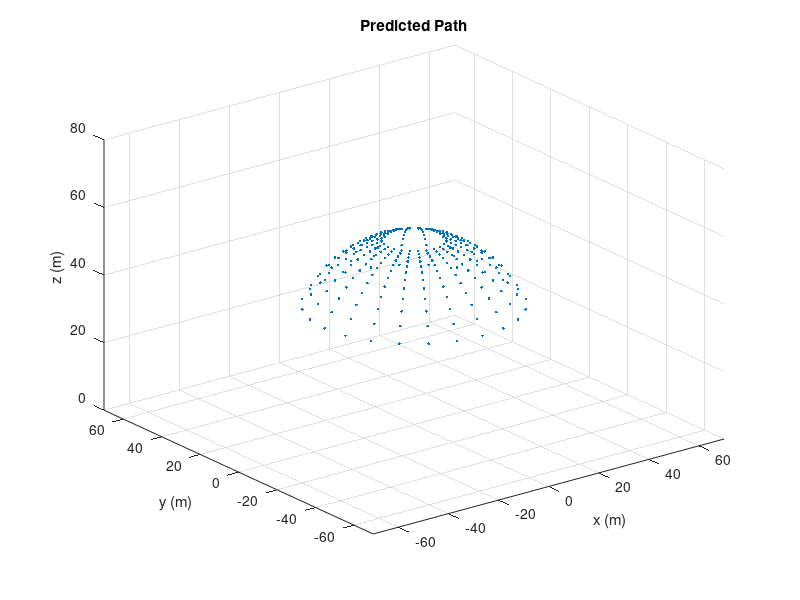

Reproduce this figure in MATLAB. (Note: this script raises an error after producing the figure.)
%Brook Leigh
%Simulation of 3D reachable area for one segment and find motor inputs and
%send them to arduino
clear

L = 56; % (mm) from spine architecture 
d = 4; % (mm) "
    disk_diameter = 15; % (mm) diameter of the disk
    PWMrange = 500-100;
res = 25;

%These values give a turn angle (theta) and a bend amount (Rc)
minR = log10(2*L/(pi));
maxR = log10(150);
Rc = [logspace(minR,maxR,res/2)];

theta = linspace(0,2*pi,res);
phi = L./Rc;

% %One Circle
% Rc = Rc(1);
% phi = phi(1);

% %initiate state and output vars
% x = zeros(3,length(theta));
% dl = zeros(4,length(theta));
% 
% x(1,:) = cos(theta)*Rc*(1-cos(L/Rc));
% x(2,:) = sin(theta)*Rc*(1-cos(L/Rc));
% x(3,:) = Rc*sin(L/Rc);
% 
% dl(1,:) = (phi*(Rc-d*cos(theta))-L);
% dl(2,:) = (phi*(Rc+d*cos(theta))-L);
% dl(3,:) = (phi*(Rc-d*sin(theta))-L);
% dl(4,:) = (phi*(Rc+d*sin(theta))-L);

%initiate state variable
x = zeros(3,length(theta)*length(Rc));
dl = zeros(4,length(theta)*length(Rc));

% for a given Rc, an arc is defined along the range of possible
% thetas which each give an (x,y,z) coordinate, and thus a ring
l = length(theta);
for i = 1:length(Rc)
    x(1,((i-1)*l+1):i*l) = cos(theta)*Rc(i)*(1-cos(L/Rc(i)));
    x(2,((i-1)*l+1):i*l) = sin(theta)*Rc(i)*(1-cos(L/Rc(i)));
    x(3,((i-1)*l+1):i*l) = Rc(i)*sin(L/Rc(i));

    dl(1,((i-1)*l+1):i*l) = (phi(i)*(Rc(i)-d*cos(theta))-L);
    dl(2,((i-1)*l+1):i*l) = (phi(i)*(Rc(i)+d*cos(theta))-L);
    dl(3,((i-1)*l+1):i*l) = (phi(i)*(Rc(i)-d*sin(theta))-L);
    dl(4,((i-1)*l+1):i*l) = (phi(i)*(Rc(i)+d*sin(theta))-L);
end


%turn length change values into input values
u = ones(4,length(dl))*300;
dtheta = dl/(disk_diameter/2);
dPWM = dtheta*PWMrange/pi;
u = u+dPWM;


%plot result
figure(1)
plot3(x(1,:),x(2,:),x(3,:),'.')
grid on
title('Predicted Path')
xlabel('x (m)')
ylabel('y (m)')
zlabel('z (m)')
axis([-70 70 -70 70 0 80])

% figure(2)
% t = 1:length(u);
% plot(theta,u(1,:),theta,u(2,:),theta,u(3,:),theta,u(4,:))
% title('Motor Values')
% legend('1','2','3','4')
% xlabel('theta')
% ylabel('PWM Value')
% grid on

% figure(3)
% t = 1:length(u);
% plot(theta,dl(1,:),theta,dl(2,:),theta,dl(3,:),theta,dl(4,:),theta,(phi*(Rc-d*cos(theta))-L))
% legend('1','2','3','4','(phi*(Rc-d*cos(theta))-L)')
% xlabel('theta')
% ylabel('dl')
% grid on

runtime_minutes = length(u)*2.5/60
%% 

%Establish serial connection
device = serialport("/dev/tty.usbmodem11301",115200)
flush(device);

%Enter motor values
motorvalue = [300 300 300 300];

%Write to device and read response
write(device,motorvalue,"uint16")
count = size(motorvalue);
response = read(device,count(2),"uint16")

%now do same for all u sets
for k = 1:length(u)
    motorvalue = u(:,k)
    k
    write(device,motorvalue,"uint16")
    count = size(motorvalue);
    response = read(device,count(1),"uint16")
    pause(2.5)
end

motorvalue = [300 300 300 300]';

write(device,motorvalue,"uint16")
count = size(motorvalue);
response = read(device,count(1),"uint16")

clear device